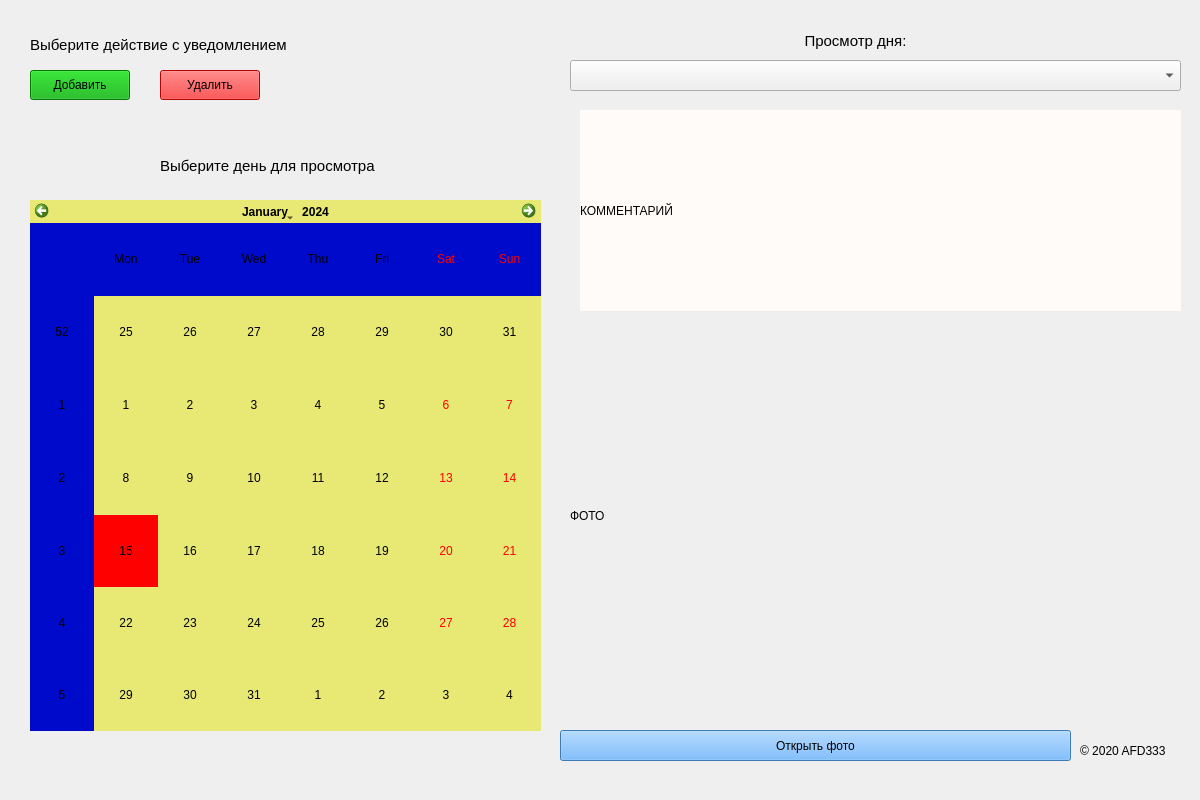
<?xml version="1.0" encoding="UTF-8"?>
<ui version="4.0">
 <class>MainWindow</class>
 <widget class="QMainWindow" name="MainWindow">
  <property name="geometry">
   <rect>
    <x>0</x>
    <y>0</y>
    <width>1200</width>
    <height>800</height>
   </rect>
  </property>
  <property name="windowTitle">
   <string>Notification Homework</string>
  </property>
  <widget class="QWidget" name="centralwidget">
   <widget class="QCalendarWidget" name="calendar">
    <property name="geometry">
     <rect>
      <x>30</x>
      <y>200</y>
      <width>511</width>
      <height>531</height>
     </rect>
    </property>
    <property name="styleSheet">
     <string notr="true">alternate-background-color: rgb(0, 10, 202);
border-color: rgb(0, 0, 0);
selection-color: rgb(0, 0, 0);
background-color: rgb(232, 232, 116);
color: rgb(0, 0, 0);
selection-background-color: rgb(255, 0, 0);</string>
    </property>
   </widget>
   <widget class="QPushButton" name="btn_add">
    <property name="geometry">
     <rect>
      <x>30</x>
      <y>70</y>
      <width>100</width>
      <height>30</height>
     </rect>
    </property>
    <property name="styleSheet">
     <string notr="true">background-color: rgb(0, 170, 0);</string>
    </property>
    <property name="text">
     <string>Добавить</string>
    </property>
   </widget>
   <widget class="QLabel" name="labelChoice">
    <property name="geometry">
     <rect>
      <x>30</x>
      <y>20</y>
      <width>450</width>
      <height>50</height>
     </rect>
    </property>
    <property name="sizePolicy">
     <sizepolicy hsizetype="Preferred" vsizetype="Preferred">
      <horstretch>0</horstretch>
      <verstretch>0</verstretch>
     </sizepolicy>
    </property>
    <property name="font">
     <font>
      <pointsize>11</pointsize>
     </font>
    </property>
    <property name="text">
     <string>Выберите действие с уведомлением</string>
    </property>
   </widget>
   <widget class="QLabel" name="copyright">
    <property name="geometry">
     <rect>
      <x>1080</x>
      <y>700</y>
      <width>121</width>
      <height>101</height>
     </rect>
    </property>
    <property name="text">
     <string>© 2020 AFD333</string>
    </property>
    <property name="textFormat">
     <enum>Qt::PlainText</enum>
    </property>
    <property name="scaledContents">
     <bool>true</bool>
    </property>
   </widget>
   <widget class="QLabel" name="labelCal">
    <property name="geometry">
     <rect>
      <x>160</x>
      <y>150</y>
      <width>261</width>
      <height>31</height>
     </rect>
    </property>
    <property name="font">
     <font>
      <pointsize>11</pointsize>
     </font>
    </property>
    <property name="text">
     <string>Выберите день для просмотра</string>
    </property>
   </widget>
   <widget class="QLabel" name="labelDay">
    <property name="geometry">
     <rect>
      <x>680</x>
      <y>20</y>
      <width>351</width>
      <height>41</height>
     </rect>
    </property>
    <property name="font">
     <font>
      <pointsize>11</pointsize>
     </font>
    </property>
    <property name="layoutDirection">
     <enum>Qt::LeftToRight</enum>
    </property>
    <property name="text">
     <string>Просмотр дня:</string>
    </property>
    <property name="alignment">
     <set>Qt::AlignCenter</set>
    </property>
   </widget>
   <widget class="QLabel" name="labelPhoto">
    <property name="geometry">
     <rect>
      <x>570</x>
      <y>320</y>
      <width>611</width>
      <height>391</height>
     </rect>
    </property>
    <property name="styleSheet">
     <string notr="true">border-color: rgb(0, 0, 0);</string>
    </property>
    <property name="text">
     <string>ФОТО</string>
    </property>
   </widget>
   <widget class="QComboBox" name="Targets">
    <property name="geometry">
     <rect>
      <x>570</x>
      <y>60</y>
      <width>611</width>
      <height>31</height>
     </rect>
    </property>
   </widget>
   <widget class="QLabel" name="labelComment">
    <property name="geometry">
     <rect>
      <x>580</x>
      <y>110</y>
      <width>601</width>
      <height>201</height>
     </rect>
    </property>
    <property name="styleSheet">
     <string notr="true">background-color: rgb(255, 251, 249);</string>
    </property>
    <property name="text">
     <string>КОММЕНТАРИЙ</string>
    </property>
   </widget>
   <widget class="QPushButton" name="btnOpenPhoto">
    <property name="geometry">
     <rect>
      <x>560</x>
      <y>730</y>
      <width>511</width>
      <height>31</height>
     </rect>
    </property>
    <property name="styleSheet">
     <string notr="true">background-color: rgb(85, 170, 255);
font: 10pt &quot;MS Shell Dlg 2&quot;;</string>
    </property>
    <property name="text">
     <string>Открыть фото</string>
    </property>
   </widget>
   <widget class="QPushButton" name="btn_delete">
    <property name="geometry">
     <rect>
      <x>160</x>
      <y>70</y>
      <width>100</width>
      <height>30</height>
     </rect>
    </property>
    <property name="styleSheet">
     <string notr="true">background-color: rgb(255, 0, 0);</string>
    </property>
    <property name="text">
     <string>Удалить</string>
    </property>
   </widget>
  </widget>
 </widget>
 <resources/>
 <connections/>
</ui>
